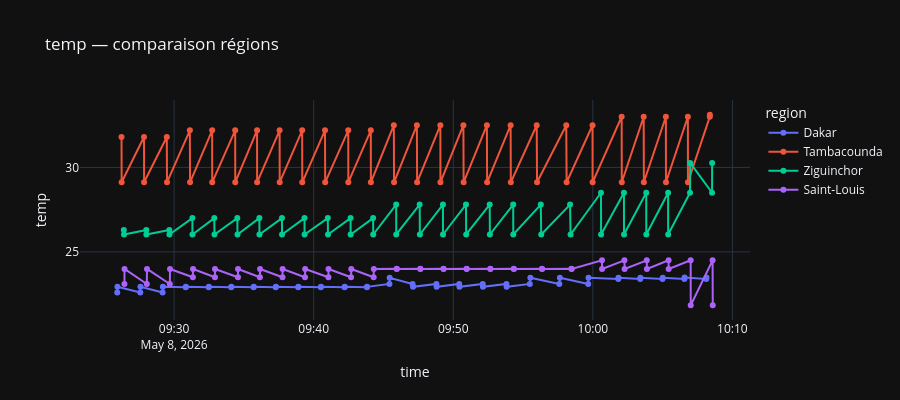

Notebook code for this chart:
### Markdown cell above
## 5. Comparaison multi-régions

### Code cell
import plotly.express as px

# ── PARAMÈTRES ────────────────────────────────────────────────────────────
REGIONS_A_COMPARER = ['Dakar', 'Saint-Louis', 'Tambacounda', 'Ziguinchor']
VARIABLE_COMP      = 'temp'   # temp | hum | pressure | wind_speed
# ─────────────────────────────────────────────────────────────────────────

df_multi = df_proc[df_proc['region'].isin(REGIONS_A_COMPARER)].sort_values('time')

fig = px.line(df_multi, x='time', y=VARIABLE_COMP, color='region',
              title=f'{VARIABLE_COMP} — comparaison régions', markers=True)
fig.update_layout(template='plotly_dark', height=400)
fig.show()
